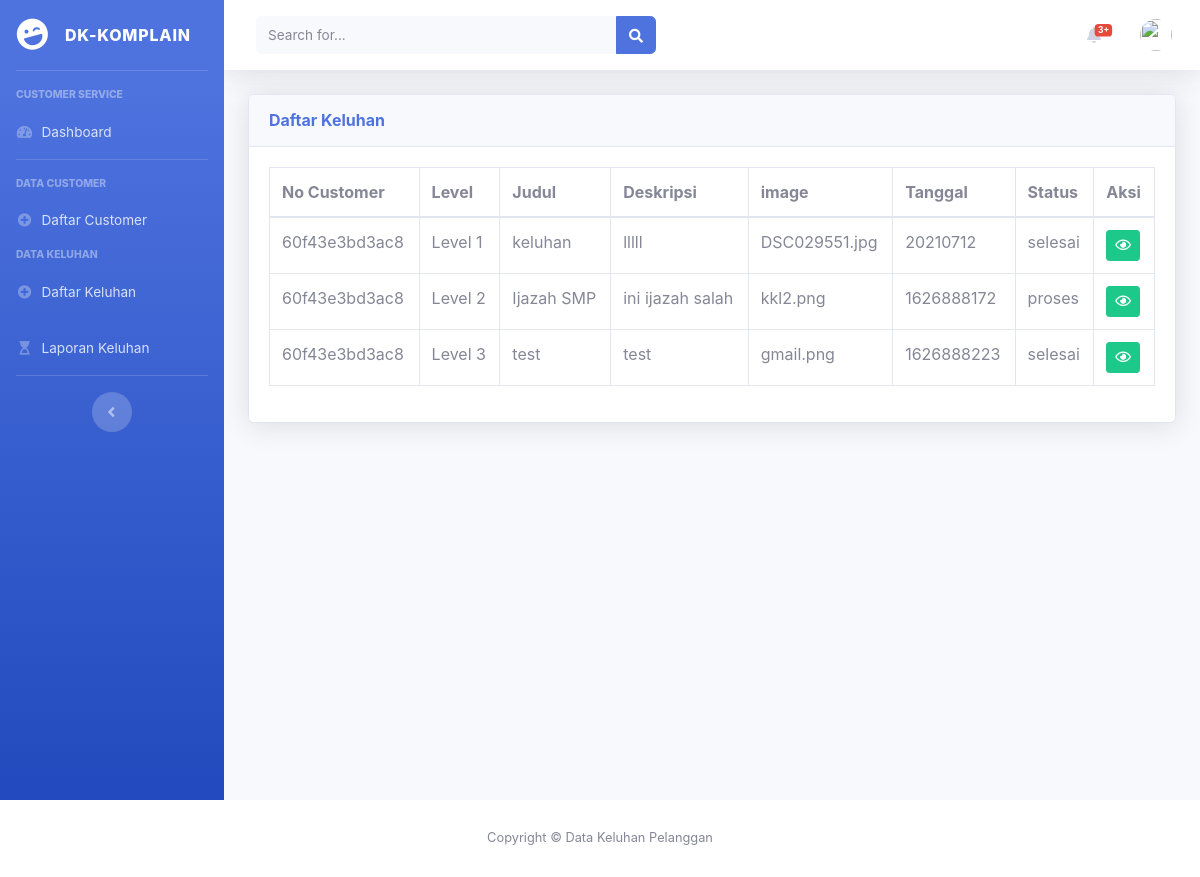
/index.php/cs/konfir_keluhan, run on the app's committed database.
### tables this page shows
CREATE TABLE `komplain` (
  `id_kel` varchar(50) NOT NULL,
  `level` varchar(128) NOT NULL,
  `no_cus` varchar(50) NOT NULL,
  `judul` varchar(128) NOT NULL,
  `deskripsi` text NOT NULL,
  `image` varchar(128) NOT NULL,
  `tanggal` int(11) NOT NULL,
  `status` varchar(20) NOT NULL
);

### application/controllers/Cs.php (called while the page is built, shortened)
<?php
class Cs extends CI_Controller
{
    public function __construct()
    {
        $this->load->model('cs_model', 'user');
    }
    public function konfir_keluhan()
    {
        $data['user'] = $this->db->get_where('user', ['email' => $this->session->userdata('email')])->row_array();
        $data['komplain'] = $this->db->get_where('komplain')->result_array();
        $data['title'] = 'Konfirmasi Keluhan';
        $this->load->view('cs/teampleate/header', $data);
        $this->load->view('cs/teampleate/sidebar', $data);
        $this->load->view('cs/teampleate/topbar', $data);
        $this->load->view('cs/konfir_keluhan', $data);
        $this->load->view('cs/teampleate/footer');
    }
}

### index.php (called while the page is built, shortened)
<?php
require_once BASEPATH.'core/CodeIgniter.php';

### application/views/cs/konfir_keluhan.php (the view, shortened to what this page needs)
<div class="container-fluid">
    <div class="card shadow mb-4">
        <div class="card-header py-3">
            <h6 class="m-0 font-weight-bold text-primary">Daftar Keluhan</h6>
        </div>
        <div class="card-body">
            <div class="table-responsive">
                <table class="table table-bordered" id="dataTable" width="100%" cellspacing="0">
                    <thead>
                        <tr>
                            <th>No Customer</th>
                            <th>Level</th>
                            <th>Judul</th>
                            <th>Deskripsi</th>
                            <th>image</th>
                            <th>Tanggal</th>
                            <th>Status</th>
                            <th>Aksi</th>
                        </tr>
                    </thead>
                    <tbody>
                        <?php
                        foreach ($komplain as $row) :
                        ?>
                            <tr>
                                <td><?= $row['no_cus']; ?></td>
                                <td><?= $row['level']; ?></td>
                                <td><?= $row['judul']; ?></td>
                                <td><?= $row['deskripsi']; ?></td>
                                <td><?= $row['image']; ?></td>
                                <td><?= $row['tanggal']; ?></td>
                                <td><?= $row['status']; ?></td>
                                <td>
                                    <a href="<?= base_url('cs/konfir_detail/' . $row['id_kel']); ?>" class="btn btn-success btn-sm fa fa-eye"></a>
                                </td>
                            </tr>
                        <?php endforeach; ?>
                    </tbody>
                </table>
            </div>
        </div>
    </div>
</div>
</div>
</div>
</div>

### application/views/cs/teampleate/header.php (shortened to what this page needs)
<!DOCTYPE html>
<html lang="en">
<head>
    <link href="<?= base_url('assets/'); ?>vendor/fontawesome-free/css/all.min.css" rel="stylesheet" type="text/css">
    <link href="<?= base_url('assets/'); ?>css/sb-admin-2.min.css" rel="stylesheet">
</head>
<body id="page-top">
    <div id="wrapper">

### application/views/cs/teampleate/sidebar.php
<ul class="navbar-nav bg-gradient-primary sidebar sidebar-dark accordion" id="accordionSidebar">
    <a class="sidebar-brand d-flex align-items-center justify-content-center" href="<?= base_url('cs/index'); ?>">
        <div class="sidebar-brand-icon rotate-n-15">
            <i class="fas fa-laugh-wink"></i>
        </div>
        <div class="sidebar-brand-text mx-3">DK-Komplain
        </div>
    </a>
    <hr class="sidebar-divider">
    <div class="sidebar-heading">
        Customer Service
    </div>
    <li class="nav-item">
        <a class="nav-link" href="<?= base_url('cs/index'); ?>">
            <i class="fas fa-fw fa-tachometer-alt"></i>
            <span>Dashboard</span></a>
    </li>
    <hr class="sidebar-divider">
    <div class="sidebar-heading">
        DATA CUSTOMER
    </div>
    <li class="nav-item">
        <a class="nav-link " href="<?= base_url('cs/detailcus'); ?>">
            <i class="fas fa-fw fa-plus-circle"></i>
            <span>Daftar Customer</span>
        </a>
    </li>
    <div class="sidebar-heading">
        DATA KELUHAN
    </div>
    <li class="nav-item">
        <a class="nav-link " href="<?= base_url('cs/konfir_keluhan'); ?>">
            <i class="fas fa-fw fa-plus-circle"></i>
            <span>Daftar Keluhan</span>
        </a>
    </li>
    <li class="nav-item">
        <a class="nav-link collapsed" href="<?= base_url('cs/laporan/laporan_keluhan'); ?>">
            <i class="fas fa-fw fa-hourglass-start"></i>
            <span>Laporan Keluhan</span>
        </a>
    </li>
    <hr class="sidebar-divider d-none d-md-block">
    <div class="text-center d-none d-md-inline">
        <button class="rounded-circle border-0" id="sidebarToggle"></button>
    </div>
</ul>

### application/views/cs/teampleate/topbar.php (shortened to what this page needs)
<div id="content-wrapper" class="d-flex flex-column">
    <div id="content">
        <nav class="navbar navbar-expand navbar-light bg-white topbar mb-4 static-top shadow">
            <form class="d-none d-sm-inline-block form-inline mr-auto ml-md-3 my-2 my-md-0 mw-100 navbar-search">
                <div class="input-group">
                    <input type="text" class="form-control bg-light border-0 small" placeholder="Search for..." aria-label="Search" aria-describedby="basic-addon2">
                    <div class="input-group-append">
                        <button class="btn btn-primary" type="button">
                            <i class="fas fa-search fa-sm"></i>
                        </button>
                    </div>
                </div>
            </form>
            <ul class="navbar-nav ml-auto">
                <li class="nav-item dropdown no-arrow mx-1">
                    <a class="nav-link dropdown-toggle" href="#" id="alertsDropdown" role="button" data-toggle="dropdown" aria-haspopup="true" aria-expanded="false">
                        <i class="fas fa-bell fa-fw"></i>
                        <span class="badge badge-danger badge-counter">3+</span>
                    </a>
                </li>
                <li class="nav-item dropdown no-arrow">
                    <a class="nav-link dropdown-toggle" href="#" id="userDropdown" role="button" data-toggle="dropdown" aria-haspopup="true" aria-expanded="false">
                        <img class="img-profile rounded-circle" src="<?= base_url('assets/img/profile/') . $user['image']; ?>">
                    </a>
                </li>
            </ul>
        </nav>

### application/views/cs/teampleate/footer.php (shortened to what this page needs)
<footer class="sticky-footer bg-white">
   <div class="container my-auto">
      <div class="copyright text-center my-auto">
         <span>Copyright &copy; Data Keluhan Pelanggan</span>
      </div>
   </div>
</footer>
</body>
</html>

### data on the page
komplain: no_cus "60f43e3bd3ac8", level "Level 1", judul "keluhan", deskripsi "lllll", image "DSC029551.jpg", tanggal "20210712", status "selesai"
komplain: no_cus "60f43e3bd3ac8", level "Level 2", judul "Ijazah SMP", deskripsi "ini ijazah salah", image "kkl2.png", tanggal "1626888172", status "proses"
komplain: no_cus "60f43e3bd3ac8", level "Level 3", judul "test", deskripsi "test", image "gmail.png", tanggal "1626888223", status "selesai"
